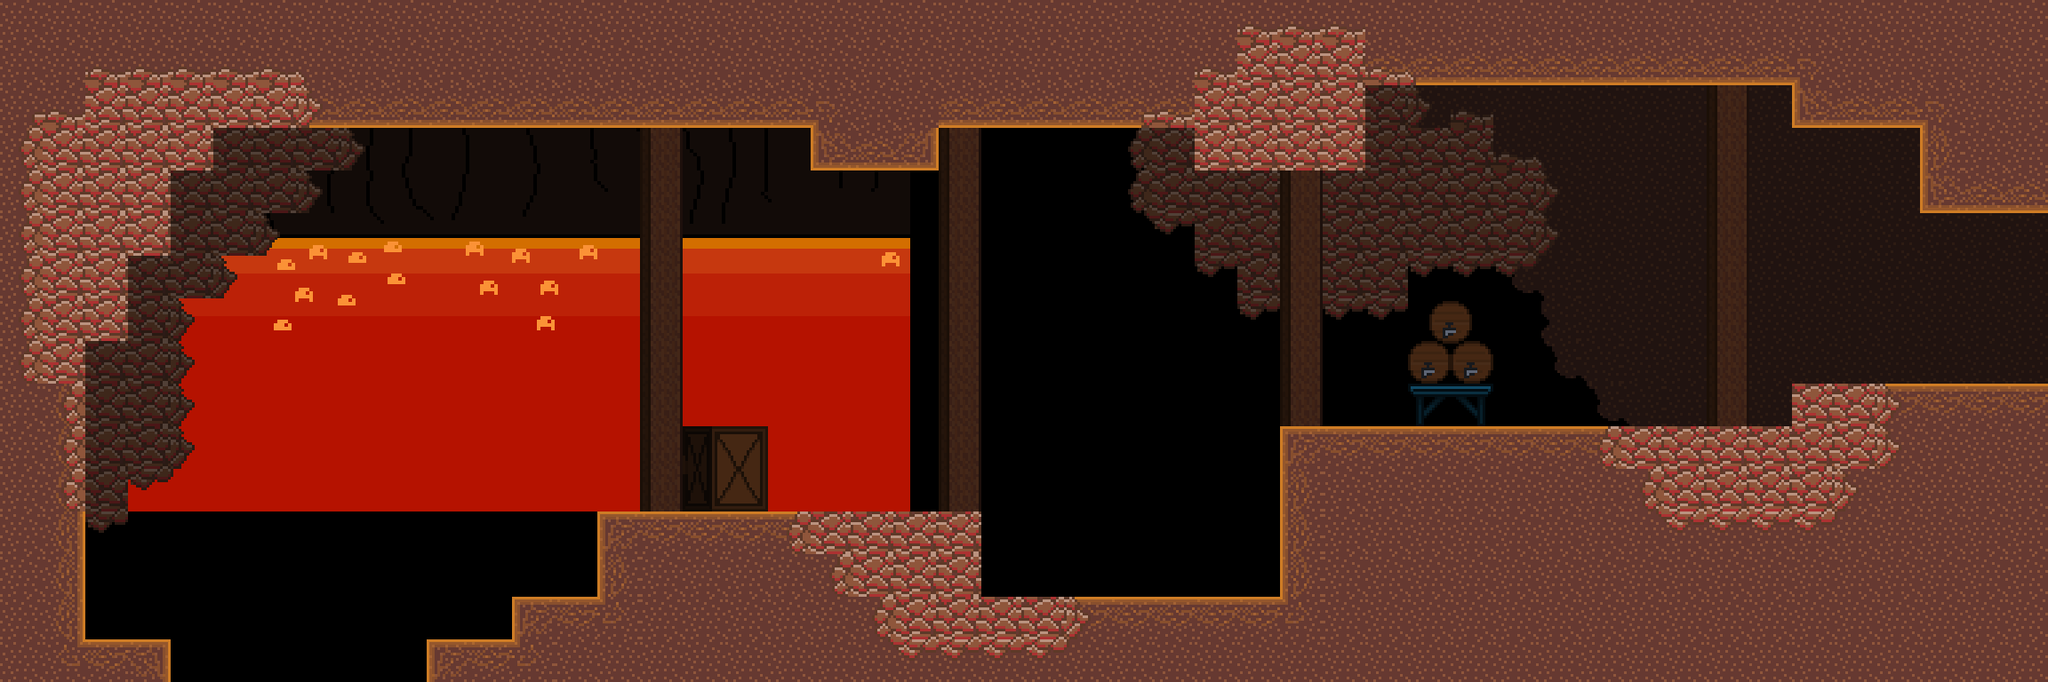

This game map was drawn from its Tiled (.tmx) file and the tilesets committed beside it. A one-line description and the trimmed map source follow:
An orthogonal 48x16 tile map with 48x48 px tiles, 2 tile layers (back_tiles, front), 3 tilesets, 1 image layer and 27 objects (2x SpawnPoint, 2x EnemyFlyingElemental, 2x Portal, EnemyGroundedElemental, EnemyCoalJumper, ...).

<map version="1.10" tiledversion="1.11.0" orientation="orthogonal" renderorder="right-down" width="48" height="16" tilewidth="48" tileheight="48" infinite="0" nextlayerid="20" nextobjectid="174">
 <tileset firstgid="1" name="tileset01" tilewidth="48" tileheight="48" tilecount="176" columns="16">
  <image source="../tilesets/tileset01.png" width="768" height="528" />
 </tileset>
 <tileset firstgid="177" name="tileset02" tilewidth="48" tileheight="48" tilecount="121" columns="11">
  <image source="../tilesets/tileset02.png" width="528" height="528" />
 </tileset>
 <tileset firstgid="298" name="objects" tilewidth="48" tileheight="48" tilecount="64" columns="8">
  <image source="../tilesets/objects.png" width="384" height="384" />
 </tileset>
 <imagelayer id="17" name="Image Layer 1">
  <image source="../Backgrounds/fire_back.png" width="1024" height="576" />
  <properties>
   <property name="depth" type="int" value="3000" />
   <property name="parallax_x" type="float" value="0" />
   <property name="parallax_y" type="float" value="0" />
   <property name="repeat_y" type="bool" value="true" />
  </properties>
 </imagelayer>
 <imagelayer id="18" name="Image Layer 2">
  <image source="Backgrounds/fire_far.png" width="1024" height="576" />
  <properties>
   <property name="depth" type="int" value="2900" />
   <property name="parallax_x" type="float" value="0.2" />
   <property name="parallax_y" type="float" value="0.8" />
   <property name="repeat_y" type="bool" value="false" />
  </properties>
 </imagelayer>
 <imagelayer id="19" name="Image Layer 3">
  <image source="Backgrounds/fire_front.png" width="1024" height="576" />
  <properties>
   <property name="depth" type="int" value="2800" />
   <property name="parallax_x" type="float" value="0.3" />
   <property name="parallax_y" type="float" value="0.9" />
   <property name="repeat_y" type="bool" value="false" />
  </properties>
 </imagelayer>
 <layer id="11" name="back_tiles" width="48" height="16">
  <properties>
   <property name="depth" type="int" value="1000" />
   <property name="tileset" type="int" value="1" />
  </properties>
  <data>[768 cells, 511 non-empty, 25 distinct tile ids]</data>
 </layer>
 <layer id="12" name="front" width="48" height="16">
  <properties>
   <property name="depth" type="int" value="900" />
   <property name="tileset" type="int" value="1" />
  </properties>
  <data>[768 cells, 85 non-empty, 25 distinct tile ids]</data>
 </layer>
 <objectgroup color="#ffaa00" id="16" name="spawnpoints">
  <object id="135" type="SpawnPoint" x="2256" y="240" width="48" height="48">
   <properties>
    <property name="id" type="int" value="1" />
   </properties>
  </object>
  <object id="156" type="SpawnPoint" x="192" y="720" width="48" height="48">
   <properties>
    <property name="id" type="int" value="0" />
   </properties>
  </object>
 </objectgroup>
 <objectgroup id="14" name="objects">
  <object id="169" type="EnemyGroundedElemental" x="864" y="528" width="48" height="48">
   <properties>
    <property name="color" type="int" value="0" />
   </properties>
  </object>
  <object id="170" type="EnemyCoalJumper" x="960" y="528" width="48" height="48">
   <properties>
    <property name="color" type="int" value="0" />
   </properties>
  </object>
  <object id="171" type="EnemyFlyingElemental" x="1536" y="240" width="48" height="48">
   <properties>
    <property name="color" type="int" value="0" />
   </properties>
  </object>
  <object id="172" type="EnemyFlyingElemental" x="1920" y="240" width="48" height="48">
   <properties>
    <property name="color" type="int" value="0" />
   </properties>
  </object>
  <object id="173" type="HazardLava" x="1104" y="624" width="336" height="48">
   <properties>
    <property name="color" type="int" value="0" />
   </properties>
  </object>
 </objectgroup>
 <objectgroup color="#0000ff" id="13" name="walls">
  <properties>
   <property name="isWallLayer" type="bool" value="true" />
  </properties>
  <object id="26" x="2016" y="432" width="288" height="336" />
  <object id="50" x="192" y="144" width="48" height="48" />
  <object id="54" x="0" y="720" width="192" height="48" />
  <object id="96" x="0" y="144" width="96" height="576" />
  <object id="103" x="1440" y="480" width="576" height="288" />
  <object id="118" x="1056" y="96" width="288" height="48" />
  <object id="119" x="0" y="0" width="912" height="144" />
  <object id="121" x="2160" y="96" width="144" height="144" />
  <object id="138" x="96" y="144" width="48" height="240" />
  <object id="141" x="480" y="720" width="96" height="48" />
  <object id="144" x="144" y="144" width="48" height="144" />
  <object id="145" x="912" y="96" width="144" height="96" />
  <object id="149" x="1104" y="672" width="336" height="96" />
  <object id="151" x="912" y="0" width="1392" height="96" />
  <object id="153" x="2016" y="96" width="144" height="48" />
  <object id="164" x="576" y="672" width="96" height="96" />
  <object id="165" x="672" y="576" width="432" height="192" />
  <object id="168" x="1344" y="96" width="192" height="96" />
 </objectgroup>
 <objectgroup color="#00ff00" id="15" name="doors">
  <object id="134" type="Portal" x="2352" y="240" width="48" height="192">
   <properties>
    <property name="horizontal" type="bool" value="false" />
    <property name="id_point" type="int" value="0" />
    <property name="id_room" type="int" value="15" />
   </properties>
  </object>
  <object id="155" type="Portal" x="192" y="816" width="288" height="48">
   <properties>
    <property name="horizontal" type="bool" value="true" />
    <property name="id_point" type="int" value="4" />
    <property name="id_room" type="int" value="8" />
   </properties>
  </object>
 </objectgroup>
</map>
